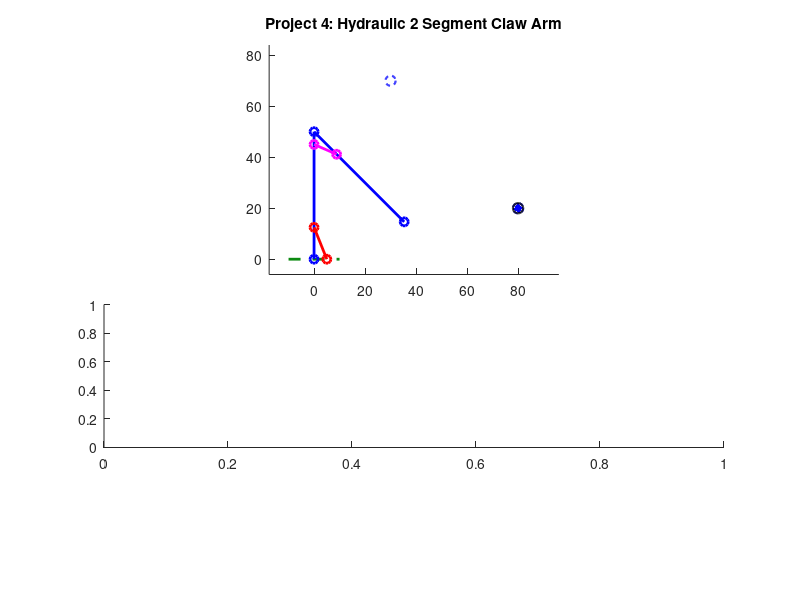

Source code (MATLAB): (Note: this script raises an error after producing the figure.)
function [] = mechanism_Beard_Hall(link1Lgth, link2Lgth, initX, initY, finalX, finalY, speed)

%% Function Description
%{
This function mechanism_Beard_Hall takes inputs 
______ and animates a
hydraulic robotic claw arm that can move an object.

linkLgth: the length of the 2 links
initX, initY: the initial x and y positions for the object to be moved
finalX, finalY: the position the object should be moved to.
speed: the animation speed, piston length change per second
%}

% to remove

%{
test cases that present odd behavior: 
mechanism_Beard_Hall(30, 40, 0, 10, 10, 40, 1)

%}




close all %closes any windows that are open still

% TODO remove before submission but these are placeholders so we can easily

if nargin < 4
        %linkLgth = 50;
        link1Lgth = 50;
        link2Lgth = 50;
        initX = 80;
        initY = 20;
        finalX = 30;
        finalY = 70;
        speed = 3;
    end

%TODO 
%{ 
TODO: add a paragraph explaining how to use the program, a 2 explaining 
how to use the program, along with any relevant background, such as how you
decided on any constant parameters (e.g. "we measured the link lengths from
this bench press on campus; see attached photo"). You may want some parameters
(e.g. some link lengths) to be input by the user, but you could provide default 
values. You get to decide.

Grades based off of:
- originality
- technical difficulty
- execution
- clarity of animation and how to use it
- good documentation

=======

%}

%=============================================================================
%% inputs and constraints

    % initX and initY, coordinates for the object to be moved from

    % finalX and finalY, coordinates for the object to be moved to

    % All coordinate inputs must fall within a semicircle with a radius of the arm's
    % maximum length, ie sum of hardcoded lengths for link 1 and link 2, and
    % both y coordinate inputs must be positive (might be a good idea to
    % have an offset equal to half the height of the movable object for
    % simple math)

%% plot elements:

    %{
    variable legend: 
    
    Given inputs: 
    initX, initY:   the initial x and y positions for the object to be moved
    finalX, finalY: the position the object should be moved to.
    speed:          the animation speed, rads/s of ___(whatever we consider the base link)____
   

    Defined within function:

    SCALAR  link1:  fixed length of link 1
    SCALAR  link2:  fixed length of link 2
    
    SCALAR  x0, y0: (fixed origin of link 1)
   
    ARRAY: x1, y1 (end of link 1, changing) 

    %}

% ground, both for the mechanism and maybe the lower limit of where the
% object can be moved to

% link 1, attached to ground

% link 2, attached to end of link 1, other end will be the bucket/claw/etc

% crank 1, input for link 1 angular position, slides along link 1 and is
% fixed to ground

% crank 2, input for link 2 angular position, slides along link 2 and is
% fixed to link 1

% movable object

% grabbing mechanism

% maybe some visual indicators of the initial and final positions (we could have pale dotted objects represent these positions and have the object itself in a brighter solid line colour)

%initialize fixed parameters
%link1Lgth = linkLgth;
%link1Lgth = 30;

%link2Lgth = 35;

%link1Lgth = linkLgth;
pst1Link1 = link1Lgth*0.25; %point where piston 1 attaches to link 1 mesaured from ground
pst1Grnd = link1Lgth*0.1; %point where piston 1 attaches to ground measured as distance from arm base/origin

%link2Lgth = linkLgth;
pst2Link2 = link2Lgth*0.25; %point where piston 2 attaches to link 2 measured along link 2 from elbow
pst2Link1 = link1Lgth*0.1; %point where piston 2 attaches to link 1 measured along link 1 from elbow

%% Compatibility checks
% PST2LINK1 WILL NEED TO BE SUBTRACTED FROM LINK 1 TO GET RIGHT LENGTH FOR THE PLOT

maxReach = link1Lgth + link2Lgth; %This length, as a diagonal, will be used to establish a square of acceptable coordinates?
minReach = abs(link2Lgth - link1Lgth);


if min([link1Lgth, link2Lgth]) < 0
        disp("Links must only have positive lengths")
        return
end

if (link2Lgth) > ((link1Lgth)*sqrt(2))
        disp("Increase the length of link 1 or decrease the length of link 2")
        return
end

if min([initX, initY, finalX, finalY]) < 0
        disp("Points must only have positive coordinates")
        return
end

if max([sqrt(initX^2 + initY^2) sqrt(finalX^2 + finalY^2)]) > maxReach %%split
    disp("points too far for grabbing range, please choose points closer to the origin, or adjust link lengths")
    return
end

if min([sqrt(initX^2 + initY^2) sqrt(finalX^2 + finalY^2)]) < minReach
    disp("Points out of grabbing range, please choose points further from the origin, or adjust link lengths.")
    %fprintf(min([sqrt(initX^2 + initY^2) sqrt(finalX^2 + finalY^2)]) ...)
    return
end



%% Arrays, hard coded default position assumes link 1 points straight up and link 2 is at 0 radians from + x axis
%% for the following 2 arrays, first index is the piston or link number, and the second index is the specific position
%% 1 = default position, 2 = initial position of object, 3 = final position


%% Angles needed for calculating piston lengths
linkAng = [pi/2, 0, 0; -pi/4, 0, 0];
%% Piston lengths associated with default, initial, and final positions
pstKeyFrames = [sqrt(pst1Grnd^2+pst1Link1^2-2*pst1Grnd*pst1Link1*cos(linkAng(1,1))),0,0; sqrt(pst2Link1^2+pst2Link2^2-2*pst2Link1*pst2Link2*cos(linkAng(2,1))),0,0];

%% Arrays to be filled with frame specific angle or length data based on 


%% interpolation between values contained in the arrays above
linkPlotAng = zeros(2,0); %link angles
pstPlotLgth = zeros(2,0); %piston lengths
pstPlotAng = zeros(2,0); %piston angles

% Arrays to be filled with coordinate data
% 1st row is x coords, 2nd row is y coords, column is frame
pst1End = zeros(2,0);
pst2Start = zeros(2,0);
pst2End = zeros(2,0);
link1End = zeros(2,0);
link2End = zeros(2,0);

%% position states and motion

%the origin (fixed side of link 1)
x0 = 0;
y0 = 0;

%link 1 initial coordinates
%x1(1) = x0; %TODO PLACEHOLDERS change to depend on angle
%y1(1) = y0 + link1Lgth;

%link 2 coordinates
%x2(1) = x1 + link2Lgth; %TODO PLACEHOLDERS change to depend on angle
%y2(1) = y1;

% initial, moving free end of link 2 from default position to init
% coordinates specified by user

% final, moving links 1 and 2 such that the arm moves smoothly between init
% and final coordinates in a way that is physically possible

% return to default position, go from final position back to default
% position

%% Calculating initial and final position data (CURRENTLY FOR 1ST QUADRANT ONLY)
%% initial position
    %Convert init coordinates to a position vector
    iPosLgth = hypot(initX, initY);
    iPosAng = atan2(initY, initX); %apparently Atan takes y first

    %Calculate link angles from triangle made with init position vector
    linkAng(1,2) = acos((link1Lgth^2 + iPosLgth^2 - link2Lgth^2)/(2*link1Lgth*iPosLgth)) + iPosAng;
    linkAng(2,2) = acos((link1Lgth^2 + link2Lgth^2 - iPosLgth^2)/(2*link1Lgth*link2Lgth));
    %Calculate piston lengths
    pstKeyFrames(1,2) = sqrt(pst1Grnd^2+pst1Link1^2-2*pst1Grnd*pst1Link1*cos(linkAng(1,2)));
    pstKeyFrames(2,2) = sqrt(pst2Link1^2+pst2Link2^2-2*pst2Link1*pst2Link2*cos(linkAng(2,2)));
    
    %superfluous but keeping around just in case
    %{
    %Get the angle of link 2 relative to the positive x axis for plotting
    lnk2PltAng(2) = (link1Ang(2) - 180) + link2Ang(2);
    %Calculate piston angles for plotting
    pst1PltAng(2) = asin((pst1Link1*sin(link1Ang(2)))/pst1KeyFrames(2));
    pst2PltAng(2) = (link1Ang(2) - asin((pst2Link2*sin(link2Ang(2)))/pst2KeyFrames(2))); %relative to positive x axis
    %}
    

%% final position
    %Convert init coordinates to a position vector
    fPosLgth = hypot(finalX, finalY);
    fPosAng = atan2(finalY, finalX);

    %Calculate link angles from triangle made with init position vector
    linkAng(1,3) = acos((link1Lgth^2 + fPosLgth^2 - link2Lgth^2)/(2*link1Lgth*fPosLgth)) + fPosAng;
    linkAng(2,3) = acos((link1Lgth^2 + link2Lgth^2 - fPosLgth^2)/(2*link1Lgth*link2Lgth));

    %Calculate piston lengths
    pstKeyFrames(1,3) = sqrt(pst1Grnd^2+pst1Link1^2-2*pst1Grnd*pst1Link1*cos(linkAng(1,3)));
    pstKeyFrames(2,3) = sqrt(pst2Link1^2+pst2Link2^2-2*pst2Link1*pst2Link2*cos(linkAng(2,3)));
    
    %superfluous but want to keep around just in case
    %{
    %Get the angle of link 2 relative to the positive x axis for plotting
    link2PltAng(3) = (link1Ang(3) - 180) + link2Ang(3);
    %Calculate piston angles for plotting
    pst1PltAng(3) = asin((pst1Link1*sin(link1Ang(3)))/pst1KeyFrames(3));
    pst2PltAng(3) = (link1Ang(3) - asin((pst2Link2*sin(link2Ang(3)))/pst2KeyFrames(2))); %relative to positive x axis
    %}
   
%% Creating frames for animation
    fps = 60; %frames per second [frames/second]
    pstFrameStep = speed/60; %piston length change per frame    



    %% defualt to initial

    %initialize the first frame for this motion
    pstPlotLgth(1,1) = pstKeyFrames(1,1);
    pstPlotLgth(2,1) = pstKeyFrames(2,1);

    %Calculate total required frames based on which piston needs more steps
    %to get into the new position
    diTotal = ceil(max(abs((pstKeyFrames(1,2) - pstKeyFrames(1,1))/pstFrameStep), abs((pstKeyFrames(2,2) - pstKeyFrames(2,1))/pstFrameStep)));
  
    %once for each piston
    for i = 1:2 
        %for tracking when pistons are done moving to the new position
        pstDone = false;
        %for determining whether to increase or decrease a piston
        if pstKeyFrames(i,1) < pstKeyFrames(i,2) %Increase the value if initial is greater than default position
            sign = 1;
        elseif pstKeyFrames(i,1) > pstKeyFrames(i,2) %decrease the value if initial is less than default position
            sign = -1;
        else
            sign = 0;
        end
        %for each frame in the current motion
        for j = 2:diTotal
            %If the current piston isn't in its final position
            if pstDone == false
                %change the position by the step size in the determined
                %direction
                pstPlotLgth(i,j) = pstPlotLgth(i,(j-1)) + pstFrameStep*sign;
            else
                %set the current frame to the same position as the last
                %frame
                pstPlotLgth(i,j) = pstPlotLgth(i,j-1);
            end
            %if current frame's position is within a step size of the
            %initial position
            if abs(pstPlotLgth(i,j) - pstKeyFrames(i,2)) < pstFrameStep
                %Stop moving this piston during this motion
                pstDone = true;
            end
        end
    end

    %% initial to final
    
    %Calculate total required frames based on which piston needs more steps
    %to get into the new position
    ifTotal = ceil(max(abs((pstKeyFrames(1,3) - pstKeyFrames(1,2))/pstFrameStep), abs((pstKeyFrames(2,3) - pstKeyFrames(2,2))/pstFrameStep)));

    %once for each piston
    for i = 1:2 
        %for tracking when pistons are done moving to the new position
        pstDone = false;
        %for determining whether to increase or decrease a piston
        if pstKeyFrames(i,2) < pstKeyFrames(i,3) %Increase the value if final is greater than initial position
            sign = 1;
        elseif pstKeyFrames(i,2) > pstKeyFrames(i,3) %decrease the value if final is less than initial position
            sign = -1;
        else
            sign = 0;
        end
        %for each frame in the current motion
        for j = (diTotal + 1):(diTotal + ifTotal)
            %If the current piston isn't in its final position
            if pstDone == false
                %change the position by the step size in the determined
                %direction
                pstPlotLgth(i,j) = pstPlotLgth(i,(j-1)) + pstFrameStep*sign;
            else
                %set the current frame to the same position as the last
                %frame
                pstPlotLgth(i,j) = pstPlotLgth(i,j-1);
            end
            %if current frame's position is within a step size of the
            %initial position
            if abs(pstPlotLgth(i,j) - pstKeyFrames(i,3)) < pstFrameStep
                %Stop moving this piston during this motion
                pstDone = true;
            end
        end
    end

    %% final back to default

    %Calculate total required frames based on which piston needs more steps
    %to get into the new position
    fdTotal = ceil(max(abs((pstKeyFrames(1,1) - pstKeyFrames(1,3))/pstFrameStep), abs((pstKeyFrames(2,1) - pstKeyFrames(2,3))/pstFrameStep)));
 
    %once for each piston
    for i = 1:2 
        %for tracking when pistons are done moving to the new position
        pstDone = false;
        %for determining whether to increase or decrease a piston
        if pstKeyFrames(i,3) < pstKeyFrames(i,1) %Increase the value if default is greater than final position
            sign = 1;
        elseif pstKeyFrames(i,3) > pstKeyFrames(i,1) %decrease the value if default is less than final position
            sign = -1;
        else
            sign = 0;
        end
        %for each frame in the current motion
        for j = (diTotal + ifTotal + 1):(diTotal + ifTotal + fdTotal)
            %If the current piston isn't in its final position
            if pstDone == false
                %change the position by the step size in the determined
                %direction
                pstPlotLgth(i,j) = pstPlotLgth(i,(j-1)) + pstFrameStep*sign;
            else
                %set the current frame to the same position as the last
                %frame
                pstPlotLgth(i,j) = pstPlotLgth(i,j-1);
            end
            %if current frame's position is within a step size of the
            %initial position
            if abs(pstPlotLgth(i,j) - pstKeyFrames(i,1)) < pstFrameStep
                %Stop moving this piston during this motion
                pstDone = true;
            end
        end
    end
    
    %Calculate angles of all plot elements relative to positive x axis for each
    %frame based on piston lengths
    for i = 1:length(pstPlotLgth)
        pstPlotAng(1,i) = pi - acos((pstPlotLgth(1,i)^2+pst1Grnd^2-pst1Link1^2)/(2*pstPlotLgth(1,i)*pst1Grnd));
        linkPlotAng(1,i) = acos((pst1Link1^2+pst1Grnd^2-pstPlotLgth(1,i)^2)/(2*pst1Link1*pst1Grnd));
        pstPlotAng(2,i) = linkPlotAng(1,i) - acos((pst2Link1^2+pstPlotLgth(2,i)^2-pst2Link2^2)/(2*pst2Link1*pstPlotLgth(2,i)));
        linkPlotAng(2,i) = (linkPlotAng(1,i) - pi) + acos((pst2Link1^2+pst2Link2^2-pstPlotLgth(2,i)^2)/(2*pst2Link1*pst2Link2));
    end

    %calculate per frame plot element coordinates
    for i = 1:length(pstPlotLgth)

        %coordinates of the end of link 1
        link1End(1,i) = link1Lgth*cos(linkPlotAng(1,i));
        link1End(2,i) = link1Lgth*sin(linkPlotAng(1,i));
        
        %coordinates of the end of link 2
        link2End(1,i) = link1Lgth*cos(linkPlotAng(1,i)) + link2Lgth*cos(linkPlotAng(2,i));
        link2End(2,i) = link1Lgth*sin(linkPlotAng(1,i)) + link2Lgth*sin(linkPlotAng(2,i));
        
        
        %coordinates of the end of piston 1, start is fixed at (pst1Grnd, 0)
        pst1End(1,i) = pstPlotLgth(1,i)*cos(pstPlotAng(1,i)) + pst1Grnd;
        pst1End(2,i) = pstPlotLgth(1,i)*sin(pstPlotAng(1,i));
        
        %coordinates of the start of piston 2 along link 1
        pst2Start(1,i) = (link1Lgth - pst2Link1)*cos(linkPlotAng(1,i));
        pst2Start(2,i) = (link1Lgth - pst2Link1)*sin(linkPlotAng(1,i));
        
        %coordinates of the end of piston 2 along link 2
        pst2End(1,i) = (link1Lgth - pst2Link1)*cos(linkPlotAng(1,i)) + pstPlotLgth(2,i)*cos(pstPlotAng(2,i));
        pst2End(2,i) = (link1Lgth - pst2Link1)*sin(linkPlotAng(1,i)) + pstPlotLgth(2,i)*sin(pstPlotAng(2,i));
    end
%% using the calculated values for the obj position array

    %% movable object initialisation
    
    
    %moveable object parameters:
    radius = 2; 
    
    %grabbing num of frames
    num_frames = length(pstPlotLgth);


    %initialising positions for ball
    objX = zeros(1, num_frames);
    objY = zeros(1, num_frames);

    %object stays at initial position till picked up
    objX(1:diTotal) = initX;
    objY(1:diTotal) = initY;

    
    %object follows link 2 end coordinates from initial to final
    carry_frames = (diTotal + 1):(diTotal + ifTotal); %frame indices for following link 2
    objX(carry_frames) = link2End(1, carry_frames);
    objY(carry_frames) = link2End(2, carry_frames);

    %obj stays at final position 
    drop_frames = (diTotal + ifTotal):num_frames; %frame indices for final position
    objX(drop_frames) = objX(diTotal + ifTotal);
    objY(drop_frames) = objY(diTotal + ifTotal);
    

    %position matrix for rectangle object acting as ball
    obj_pos = [objX - radius; objY - radius; repmat(2*radius, 1, num_frames); repmat(2*radius, 1, num_frames)];


    %% Possible constraints
%{
    1. Position of ends of link 1 and link 2 must always be in the first 2
    quadrants relative to the origin where link 1 attached to the ground
    2. Input angle for crank 1 must be between 0 and pi rads, while crank 2
    can rotate between 0 and 2 pi rads (one-way or both ways)
    3. Links will only move one at a time
%}


    %{
since link length is fixed, 
    %}


    %% graphing

%array for holding 

span1 = hypot(pst1End(1, :) - pst1Grnd, pst1End(2, :));
span2 = hypot(pst2End(1, :) - pst2Start(1, :), pst2End(2, :) - pst2Start(2, :));

deltaTime =  (1:size(pstPlotLgth, 2)) ./ fps; %time in seconds
    

%plot piston length over time
% pst1End(1,i) is x values 
%pst1End(1, i) is y values

%hypot( , initY);
% hyp pst1End(1,i)-% pst1End(1,i) is x values




% piston 2: 


%plot x and y of object trajectory





%% Animations
% TODO: move code below this up only when variables are needed further up

%% Creating Figure

    clf %clears figure if this function is run multiple times in a row

    figure('Position', [100, 100, 1200, 1000]) %makes the empty figure for the animation
    set(gcf, 'Color', '#D3E2E8'); %makes the background blue


ax1 = subplot(6, 1, [1 3]); %adds the plot, maybe leaving space for a text box at (2 1 2) that can explain ?
hold on %allows everything here to be added to same figure

title('Project 4: Hydraulic 2 Segment Claw Arm');

% Setting reasonable axes
   axis equal % sets axes to equal
        
        % finds appropriate window bounds
        xmin = 1.2 * min([-5 min([x0, pst1Grnd, initX, finalX, link1End(1,:), link2End(1,:), pst1End(1,:), pst2Start(1,:), pst2End(1,:), objX])]);  %uses all x vals    % 120% safety margin on leftmost position of the crank
        xmax = 1.2 * max([x0, pst1Grnd, initX, finalX, link1End(1,:), link2End(1,:), pst1End(1,:), pst2Start(1,:), pst2End(1,:), objX]);     % 120% safety margin on extended position of crank, to be changed
        ymin = 1.2 * min([-5, min([y0, initY, finalY, link1End(2,:), link2End(2,:), pst1End(2,:), pst2Start(2,:), pst2End(2,:), objY])]);               % takes smallest of (lowest crank position or offset), subtracts half r3 for margin
        ymax = 1.2 * max([y0, initY, finalY, link1End(2,:), link2End(2,:), pst1End(2,:), pst2Start(2,:), pst2End(2,:), objY]);               % same as ymin but in positive direction

        
        %link2End(2,:), pst1End(2,:), pst2Start(2,:), pst2End(2,:), objY
        %%one of these causes mixed numbers at certain values
      

        %axis([xmin, xmax, ymin, ymax])
        xlim([xmin, xmax]);
        ylim([ymin, ymax]);

    % Initial frame
    
        %plot object handles

             % initial and final object positions: (should not move)
             init_object = rectangle('Position', [initX - radius, initY - radius, 2*radius, 2*radius],...
                 'Curvature', [1 1], 'FaceColor', 'w', 'EdgeColor', 'b', 'LineWidth', 1.5, 'LineStyle', '--');

             final_object = rectangle('Position', [finalX - radius, finalY - radius, 2*radius, 2*radius],...
                 'Curvature', [1 1], 'FaceColor', 'w', 'EdgeColor', 'b', 'LineWidth', 1.5, 'LineStyle', '--');

            ground = line([(x0-10) (x0+10)],[0 0],'linewidth', 2,'color','#0C8A11', 'LineStyle', '--'); %plot object for ground, does not need updating per frame

            %plot object handles for animating
            links = plot([x0 link1End(1,1) link2End(1,1)],[y0 link1End(2,1) link2End(2,1)],'-o','linewidth',2, 'Color', 'b'); %plot obejct for rocker arm, spans from p0-p3
            
            piston1 = plot([pst1Grnd pst1End(1,1)],[0 pst1End(2,1)],'-o','linewidth',2, 'Color', 'r'); %plots piston connected to ground

            piston2 = plot([pst2Start(1,1) pst2End(1,1)],[pst2Start(2,1) pst2End(2,1)],'-o','linewidth',2, 'Color', 'm'); %plots piston at link elbow
            
            % moveable object
            m_object = rectangle('Position', obj_pos(:, 1),...
                 'Curvature', [1 1], 'FaceColor', 'b', 'EdgeColor', 'k', 'LineWidth', 1.5);

 ax2 = subplot(6, 1, [4 5]); %graph space

    hold on;
    yyaxis left %adds left axis stuff and plots relative to that
    
        xlabel('Time (s)');
        ylabel('Piston 1 length');
        grid on
        
        ylim([0, 1.2 * max([span1, span2])]); %sets y limits to 1.2 times extreme vals
        
        %rad_lims = ylim;
    
        title('Graph 1');

     span1plot = plot(deltaTime, span1, 'linewidth', 2, 'Color', 'r');  %draws the graph
     span2plot = plot(deltaTime, span2, 'linewidth', 2, 'Color', 'm');  %draws the graph
     
     plot1mark = plot(deltaTime(1), span1(1), 'bo', 'MarkerFaceColor', 'r'); %adds a marker to the time graph for current angle at current time
     plot2mark = plot(deltaTime(1), span2(1), 'bo', 'MarkerFaceColor', 'm'); %adds a marker to the time graph for current angle at current time
    
        
     %yyaxis right
     %ylabel('Angle (deg)');
     %ylim(rad2deg(rad_lims));
    
    hold off;
    
    pause(1)   



 ax3 = subplot(6, 1, 6); %text box

     span1plot = plot(deltaTime, span1, 'linewidth', 2, 'Color', 'r');  %draws the graph

     
        str = {'Inspired by toy robotics kits, this project animates ',... ...
            'a hydraulic arm that can grab and move a ball from ',...
            'an initial position to a final position. The',...
            ['red links are the hydraulic pistons, and the ' ...
            'blue links are the arms'],...
            };
        
        text(0.5, 0.5, str, ...
            'HorizontalAlignment', 'center', ...
            'VerticalAlignment', 'middle', ...
            'FontSize', 12);
                    
        hold off


%% Frame updates for both plots

    timestep = 1/fps; % fps inverted gives seconds per frame
    for i = 2:length(pstPlotLgth)
        pause(timestep) %shows previous frame for timestep length
                
        %sets objects to next position
        %set(link4,'XData',[x0 x3(n)],'YData',[y0 y3(n)]);   %error in cases
        set(links,'XData',[x0 link1End(1,i) link2End(1,i)],'YData',[y0 link1End(2,i) link2End(2,i)]);
        set(piston1,'XData',[pst1Grnd pst1End(1,i)],'YData',[0 pst1End(2,i)]);
        set(piston2,'XData',[pst2Start(1,i) pst2End(1,i)],'YData',[pst2Start(2,i) pst2End(2,i)]);

        set(m_object, 'Position', obj_pos(:, i));

        %graphs 
        set(plot1mark, 'XData', deltaTime(i), 'YData', span1(i));
        set(plot2mark, 'XData', deltaTime(i), 'YData', span2(i));

    end %update end

end %function end
